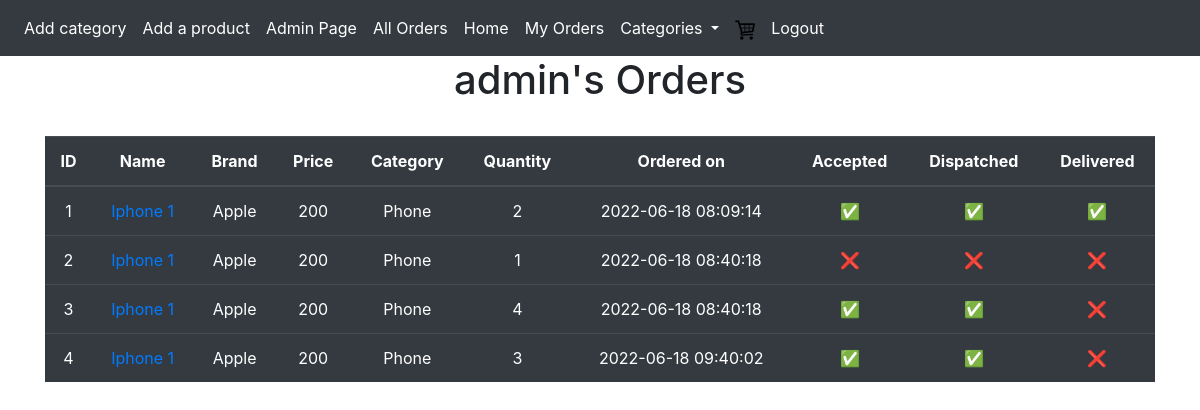
The page /my_orders (signed in) on the database its author committed.
### website/models.py (models this page shows)
class User(db.Model, UserMixin):
    id = db.Column(db.Integer,primary_key=True)
    email = db.Column(db.String(150), unique = True)
    password = db.Column(db.String(150))
    first_name = db.Column(db.String(150))
    address = db.Column(db.String(150))
    cart = db.relationship('Cart',uselist=False, cascade='all, delete-orphan')

class Product(db.Model):
    id = db.Column(db.Integer,primary_key=True)
    name = db.Column(db.String(20))
    price = db.Column(db.Integer)
    brand = db.Column(db.String(20))
    qty = db.Column(db.Integer)
    description = db.Column(db.String(300))
    image = db.Column(db.String(200), default="image.jpg")
    category_id = db.Column(db.Integer, db.ForeignKey('category.id'))

class Category(db.Model):
    id = db.Column(db.Integer,primary_key=True)
    image = db.Column(db.String(200), default="image.jpg")
    name = db.Column(db.String(20),unique=True)
    products = db.relationship("Product",backref='category', cascade='all, delete-orphan')

class Orders(db.Model):
    id = db.Column(db.Integer,primary_key=True)
    product_id = db.Column(db.Integer)
    quantity = db.Column(db.Integer)
    user_id = db.Column(db.Integer, db.ForeignKey('user.id'))
    ordered_on = db.Column(db.DateTime(timezone=True),default = func.now())
    order_accepted = db.Column(db.Boolean, unique=False, default=False)
    order_dispatched = db.Column(db.Boolean, unique=False, default=False)
    order_delivered = db.Column(db.Boolean, unique=False, default=False)

### website/views.py (the view)
@views.route('/my_orders')
@login_required
def my_orders():
    categories = Category.query.all()
    my_orders = Orders.query.filter_by(user_id=current_user.id).all()
    order_data = []
    for order in my_orders:
        data = {}
        data["product_name"] = Product.query.get(order.product_id).name
        data["brand"] = Product.query.get(order.product_id).brand
        data["price"] = Product.query.get(order.product_id).price
        data["category_name"] = Category.query.get(Product.query.get(order.product_id).category_id).name
        data["ordered_on"] = order.ordered_on
        data["quantity"] = order.quantity
        data["accepted"] = order.order_accepted
        data["dispatched"] = order.order_dispatched
        data["delivered"] = order.order_delivered
        data["order_id"] = order.id
        order_data.append(data)
    return render_template('my_orders.html',my_orders=order_data,user=current_user,categories=categories)

### website/__init__.py (called while the page is built)
def create_app():
    app = Flask(__name__)
    app.config['SECRET_KEY'] = "asdsadas"
    app.config["SQLALCHEMY_DATABASE_URI"] = f"sqlite:///{DB_NAME}"
    app.config["SQLALCHEMY_TRACK_MODIFICATIONS"] = False
    app.config['UPLOAD_FOLDER'] = UPLOAD_FOLDER
    db.init_app(app)
    from . import models
    create_database(app)
    from .models import User
    with app.app_context():
        admin = User.query.filter_by(first_name = "admin").first()
        if not admin:
            create_admin(User,db)
    from .views import views
    from .auth import auth
    app.register_blueprint(views, url_prefix="/" )
    app.register_blueprint(auth, url_prefix = "/" )
    login_manager = LoginManager()
    login_manager.login_view = "auth.login"
    login_manager.init_app(app)
    @login_manager.user_loader
    def load_user(id):
        return models.User.query.get(int(id))
    return app

### website/templates/my_orders.html
{% extends "base.html" %}
{% block content %}
    <h1 align="center">{{user.first_name}}'s Orders</h1>
    <br />
    <table class="table table-dark">
        <thead>
        <tr>
            <th style="text-align: center;" scope="col">ID</th>
            <th style="text-align: center;" scope="col">Name</th>
            <th style="text-align: center;" scope="col">Brand</th>
            <th style="text-align: center;" scope="col">Price</th>
            <th style="text-align: center;" scope="col">Category</th>
            <th style="text-align: center;" scope="col">Quantity</th>
            <th style="text-align: center;" scope="col">Ordered on</th>
            <th style="text-align: center;" scope="col">Accepted</th>
            <th style="text-align: center;" scope="col">Dispatched</th>
            <th style="text-align: center;" scope="col">Delivered</th>
        </tr>
        </thead>
        <tbody>
            {% for product in my_orders %}
            <tr>
                <td>{{product.order_id}}</td>
                <td><a href = "/{{product.product_name}}/product_details">{{product.product_name}}</a></td>
                <td>{{product.brand}}</td>
                <td>{{product.price}}</td>
                <td>{{product.category_name}}</td>
                <td>{{product.quantity}}</td>
                <td>{{product.ordered_on}}</td>
                {% if product.accepted  %}
                <td>&#9989;</td>
                {% else %}
                <td>&#10060;</td>
                {% endif %}
                {% if product.dispatched %}
                <td>&#9989;</td>
                {% else %}
                <td>&#10060;</td>
                {% endif %}
                {% if product.delivered %}
                <td>&#9989;</td>
                {% else %}
                <td>&#10060;</td>
                {% endif %}
            </tr>
            {% endfor %}
        </tbody>
    </table>
{% endblock content %}

### website/static/css/cardss.css (style rules this page uses)
td { text-align: center; }
th { text-align: center; }

### website/templates/base.html (style rules this page uses)
th { "text-align: center;" }

### rows shown on the page
User: first_name "admin"
Product: product_name "Iphone 1" "Iphone 1" "Iphone 1" "Iphone 1", brand "Apple" "Apple" "Apple" "Apple"
Category: category_name "Phone" "Phone" "Phone" "Phone"
Orders: ordered_on "2022-06-18 08:09:14"
Orders: ordered_on "2022-06-18 08:40:18"
Orders: ordered_on "2022-06-18 08:40:18"
Orders: ordered_on "2022-06-18 09:40:02"

### other values the page prints
{{ product.order_id }} "1" "2" "3" "4"
{{ product.price }} "200" "200" "200" "200"
{{ product.quantity }} "2" "1" "4" "3"
